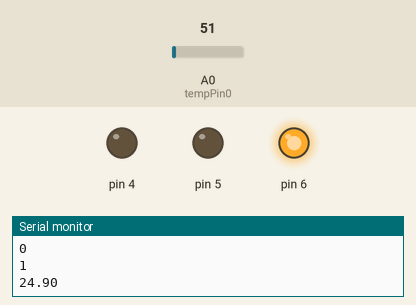
Recording of a sketch running on a simulated Arduino Uno, built with avr-gcc and run on an emulated ATmega328P. On the bench: output pins drawn as LEDs (lit = HIGH), the last lines printed to the serial monitor. Inputs (shaded band) come from the test bench; at power-on: A0 (tempPin0) = 51.

Above: at 1.8 s.
1.9 s: A0 (tempPin0) set to 62
At 2.6 s:
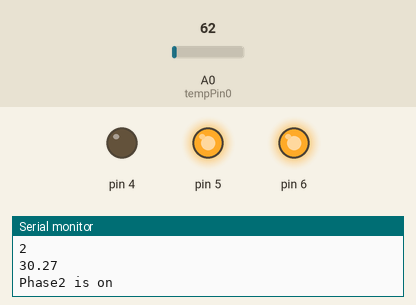
3.5 s: A0 (tempPin0) set to 86
At 4.3 s:
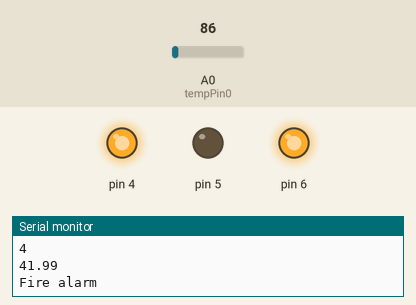
5.5 s: A0 (tempPin0) set to 71
At 7.2 s:
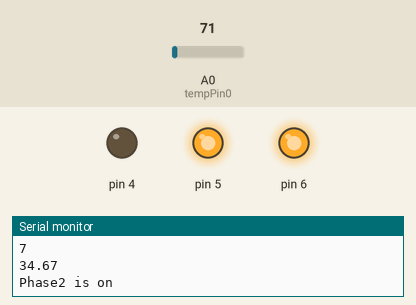
7.5 s: A0 (tempPin0) set to 112
At 8.9 s:
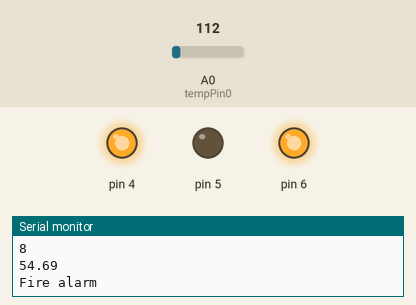
Timing chart, 0 to 10.5 s (numbered marks = the images above; inputs shaded):
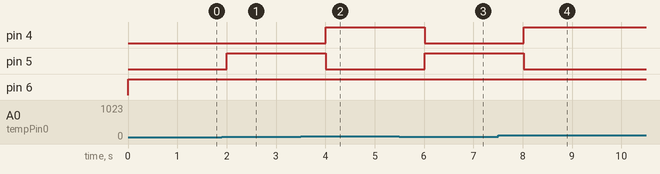

The sketch:

techno_final_implementation2.ino
```cpp
#include <Time.h>
#include <TimeLib.h>
int r,s,count=0;
time_t t;
float temp0;
int tempPin0 = A0;

void setup()
{

Serial.begin(9600);
pinMode(4,OUTPUT);
pinMode(5,OUTPUT);
pinMode(6,OUTPUT);
}

void loop()

{
  digitalWrite(6,1);
  temp0=analogRead(tempPin0);
  temp0=temp0*0.48828125;
time_t t=now();
s=second(t);
r=minute(t);
Serial.println(r);
Serial.println(s);
Serial.println(temp0);

if(temp0>28 && temp0<40)
{
count=0;
digitalWrite(5,1);
digitalWrite(4,0);
Serial.println("Phase2 is on");
if(r>=1 && r<2)
  {
  digitalWrite(4,1);
  Serial.println("Burglar Alarm on");
}
else
{
  digitalWrite(4,0);
}}
else if(temp0>32)
{
  digitalWrite(5,0);
digitalWrite(4,1);
Serial.println("Fire alarm");
}
else
{
count++;
if(count>2)
{
  digitalWrite(5,0);
  digitalWrite(4,0);
  Serial.println("time limit");
}
}
delay(1000);
}
```

Measured:
- the behaviour switches between 57 and 58 on A0 (tempPin0) (found by bisection; images 0 and 1)
- after the input at 1.9 s, pin 5: LOW → HIGH after 0.11 s
- after the input at 3.5 s, pin 4: LOW → HIGH after 0.51 s; pin 5: HIGH → LOW after 0.51 s
- after the input at 5.5 s, pin 4: HIGH → LOW after 0.52 s; pin 5: LOW → HIGH after 0.52 s
- after the input at 7.5 s, pin 4: LOW → HIGH after 0.52 s; pin 5: HIGH → LOW after 0.52 s
